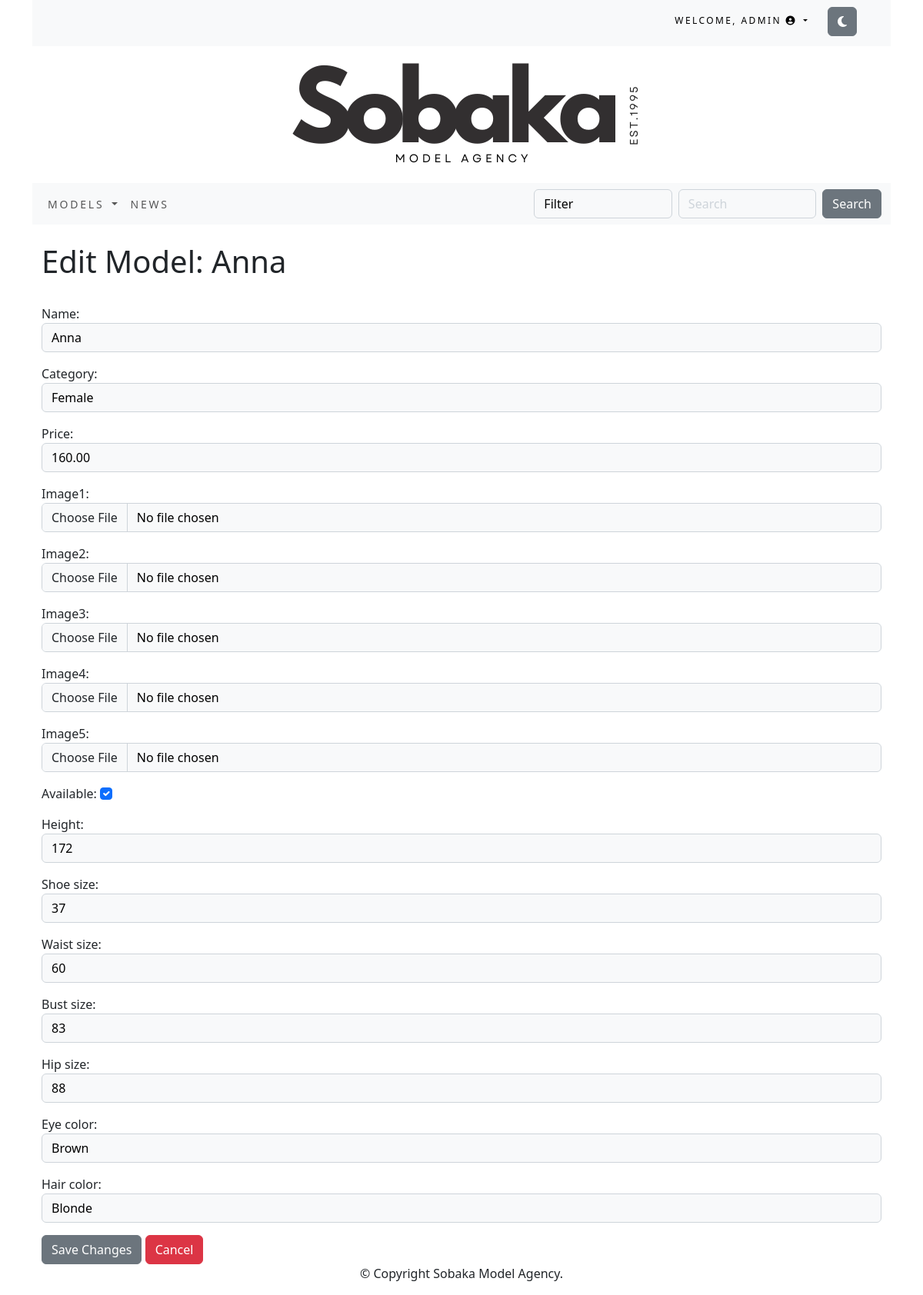
The app's page /edit_human/3be8e568-3275-4201-8a5f-f0fe424c87cc/ (signed in) with its own data.
### accounts/models.py (models this page shows)
class CustomUser(AbstractUser):
    permissions = models.BooleanField(default=False)

### sobaka/models.py (models this page shows, shortened)
class Human(models.Model):
    id = models.UUIDField(
        primary_key=True,
        default=uuid.uuid4,
        editable=False)
    name = models.CharField(max_length=250, unique=True)
    category = models.ForeignKey(Category, on_delete=models.CASCADE)
    price = models.DecimalField(max_digits=10, decimal_places=2)
    image1 = models.ImageField(upload_to=upload_to_human, blank=True)
    image2 = models.ImageField(upload_to=upload_to_human, blank=True)
    image3 = models.ImageField(upload_to=upload_to_human, blank=True)
    image4 = models.ImageField(upload_to=upload_to_human, blank=True)
    image5 = models.ImageField(upload_to=upload_to_human, blank=True)
    available = models.BooleanField(default=True)
    height = models.IntegerField(blank=True, null=True)
    shoe_size = models.IntegerField(blank=True, null=True)
    waist_size = models.IntegerField(blank=True, null=True)
    bust_size = models.IntegerField(blank=True, null=True)
    hip_size = models.IntegerField(blank=True, null=True)
    eye_color = models.CharField(max_length=250, blank=True)
    hair_color = models.CharField(max_length=250, blank=True)
    class Meta:
        ordering = ('name',)
        verbose_name = 'human'
        verbose_name_plural = 'humans'

class Category(models.Model):
    id = models.UUIDField(
        primary_key=True,
        default=uuid.uuid4,
        editable=False)
    name = models.CharField(max_length=250, unique=True)
    description = models.TextField(blank=True)
    image = models.ImageField(upload_to='category', blank=True)
    class Meta:
        ordering = ('name',)
        verbose_name = 'category'
        verbose_name_plural = 'categories'
    def get_absolute_url(self):
        return reverse('sobaka:humans_by_category', args=[self.id])
    def __str__(self):
        return self.name

### sobaka/views.py (the view)
# urls.py: path('edit_human/<uuid:human_id>/', views.edit_human, name='edit_human'),
@user_passes_test(is_admin)
def edit_human(request, human_id):
    human = get_object_or_404(Human, id=human_id)
    if request.method == 'POST':
        form = HumanForm(request.POST, request.FILES, instance=human)
        if form.is_valid():
            form.save()
            return redirect('accounts:profile')
    else:
        form = HumanForm(instance=human)
    return render(request, 'sobaka/edit_human.html', {'form': form, 'human': human})

### cart/context_processors.py (called while the page is built)
def counter(request):
    item_count = 0
    if 'admin' in request.path:
        return {}
    else:
        try:
            cart = Cart.objects.filter(cart_id=_cart_id(request))
            cart_items = CartItem.objects.all().filter(cart=cart[:1])
            for cart_item in cart_items:
                item_count += cart_item.duration
        except Cart.DoesNotExist:
            item_count = 0
    return {'item_count':item_count}

### cart/views.py (called while the page is built)
def _cart_id(request):
    cart = request.session.session_key
    if not cart:
        cart = request.session.create()
    return cart

### sobaka/context_processors.py (called while the page is built)
def menu_links(request):
    links = Category.objects.all()
    return {'links':links}

### sobaka/views.py (called while the page is built)
def is_admin(user):
    return user.is_authenticated and user.permissions

### sobaka/templates/sobaka/edit_human.html (shortened to what this page needs)
{% extends "base.html" %}
{% load static %}
{% block content %}
<div class="container">
    <br>
    <h1>Edit Model: {{ human.name }}</h1>
    <br>
    <form method="post" enctype="multipart/form-data">
        {{ form.as_p }}
        <button type="submit" class="btn btn-secondary">Save Changes</button>
        <a href="{% url 'accounts:profile' %}" class="btn btn-danger">Cancel</a>
    </form>
</div>
{% endblock %}

### accounts/templates/top-navbar.html (shortened to what this page needs)
{% load static %}
<div class="container">
    <div class="my_custom_menu">
        <ul>
            {% if user.is_authenticated %}
            <li>
                <a href="#" class="dropdown-toggle" data-bs-toggle="dropdown" aria-haspopup="true" aria-expanded="false">
                    Welcome, {{ user.username }} <i class="fas fa-user-circle"></i>
                </a>
            </li>
            {% endif %}
            <li>
                <button id="theme-toggle" class="btn btn-secondary">
                    <i id="theme-icon" class="fas fa-moon"></i>
                </button>
            </li>
        </ul>
    </div>
</div>

### static/css/custom.css (style rules this page uses)
.form-control { background-color: #f8f9fa !important; color: #000000 !important; border: 1px solid #ced4da !important; }
.form-control::placeholder { color: #ced4da !important; }
.my_custom_menu { text-align: right !important; }
.my_custom_menu ul li { list-style: none; color: #000; text-transform: uppercase; letter-spacing: .2em; font-size: 12px; padding-right: 20px; display: inline; }
.my_custom_menu ul li a { text-decoration: none; color: #000; list-style: none; text-transform: uppercase; letter-spacing: .2em; font-size: 12px; }

### records on screen
CustomUser: username "ADMIN"
Human: name "Anna", category "Female", price "160.00", available "☑", height "172", shoe_size "37", waist_size "60", bust_size "83", hip_size "88", eye_color "Brown", hair_color "Blonde"
